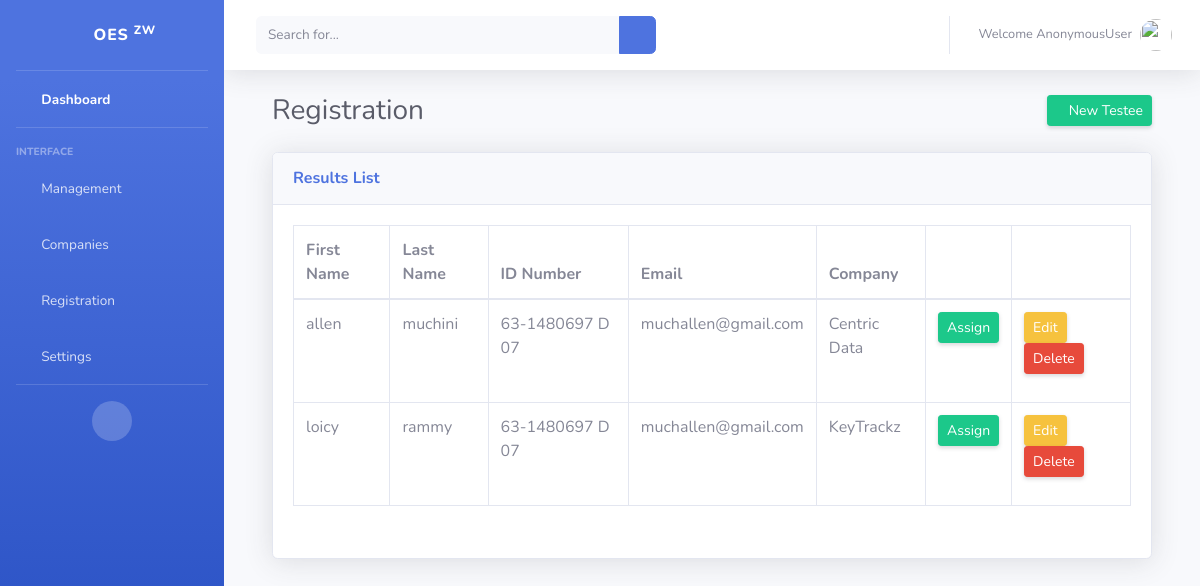
Page /registration/ on the earlier database version.
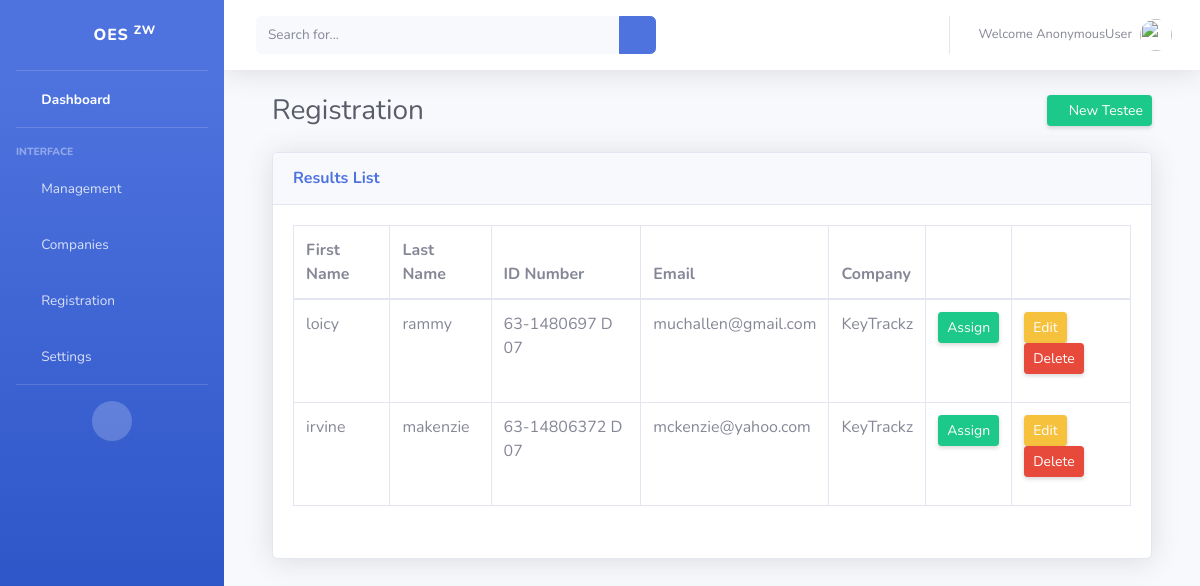
Same page on the later database version.
### registration/models.py (models this page shows)
class Testee(models.Model):
    first_name = models.CharField(max_length=200)
    last_name = models.CharField(max_length=200)
    id_number = models.CharField(max_length=200)
    email=models.EmailField(max_length=254)
    company=models.ForeignKey(companymodels.Company,default="None")

### companies/models.py (models this page shows)
class Company(models.Model):
    company_name=models.CharField(max_length=500)
    staff_name=models.CharField(max_length=200)
    staff_number= models.CharField(max_length=200)
    def __str__(self):
        return self.company_name

### registration/views.py (the view, shortened to what this page needs)
# urls.py: url(r'^registration/', include('registration.urls')),
def registration(request):
    testee = models.Testee.objects.all()
    exams = exam_models.Exam.objects.all()
    return render(request, 'registration/registration.html',{'testees':testee, 'exams':exams})

### registration/templates/registration/registration.html (shortened to what this page needs)
{%extends 'oes/base.html'%}
{% load static from staticfiles %}
{%block content%}
<div class="container">
<div class="exams">
 <div class="container-fluid">
<div class="d-sm-flex align-items-center justify-content-between mb-4">
          <div class="d-sm-flex">
          <h1 class="h3 mb-0 mr-3 text-gray-800">Registration </h1>
          </div>
          <a href="/registration/addTestee" class="d-none d-sm-inline-block btn btn-sm btn-success shadow-sm"><i class="fas fa-plus fa-sm text-white"></i> New Testee</a>
          </div>
          <div class="card shadow mb-4">
            <div class="card-header py-3">
              <h6 class="m-0 font-weight-bold text-primary">Results List</h6>
            </div>
            <div class="card-body">
              <div class="table-responsive">
                <table class="table table-bordered" id="dataTable" width="100%" cellspacing="0">
                  <thead>
                    <tr>
                      <th>First Name</th>
                      <th>Last Name</th>
                      <th>ID Number</th>
                      <th>Email</th>
                      <th>Company</th>
                      <th></th>
                       <th></th>
                    </tr>
                  </thead>
                  <tbody>
                  {%for testee in testees%}
                    <tr>
                      <td>{{testee.first_name}}</td>
                      <td>{{testee.last_name}}</td>
                      <td>{{testee.id_number}}</td>
                      <td>{{testee.email}} </td>
                      <td>{{testee.company}}</td>
                      <td><button class="btn btn-sm btn-success shadow-sm btn-email" id="{{testee.email}}" data-toggle="modal" data-target="#testSelectModal">Assign</button> </p></td>
                      <td><p><button class="btn btn-sm btn-warning shadow-sm ">Edit</button> <button class="btn btn-sm btn-danger shadow-sm">Delete</button> </p></td>
                    </tr>
                    {%endfor%}
                  </tbody>
                </table>
              </div>
            </div>
          </div>
        </div>
</div>
</div>
{% endblock %}

Differences in the rows shown:
removed Testee: first_name "allen", last_name "muchini", id_number "63-1480697 D 07", email "muchallen@gmail.com", company "Centric Data"
added Testee: first_name "irvine", last_name "makenzie", id_number "63-14806372 D 07", email "mckenzie@yahoo.com", company "KeyTrackz"
